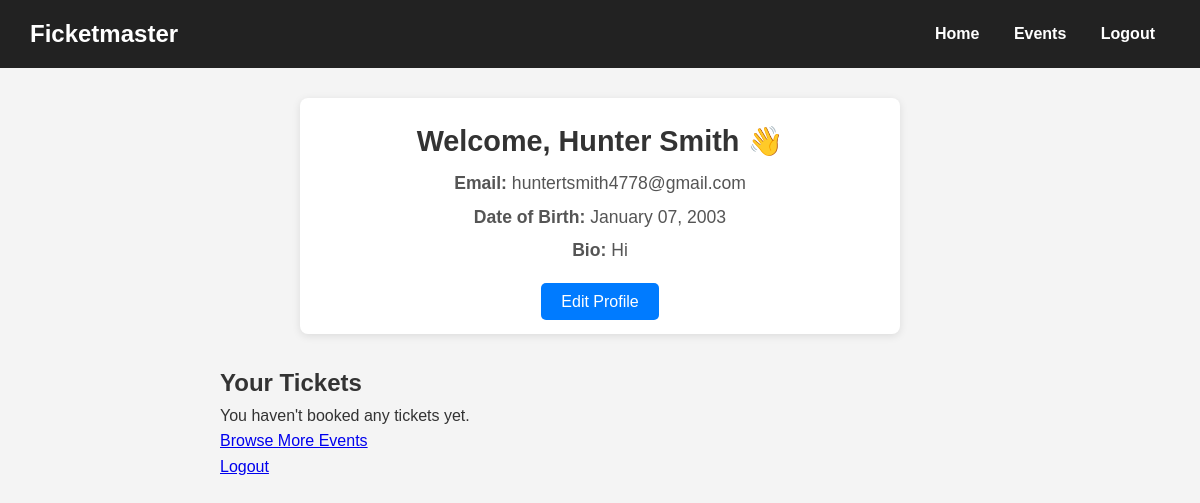
/profile (signed in), run on an earlier commit of the app's database.
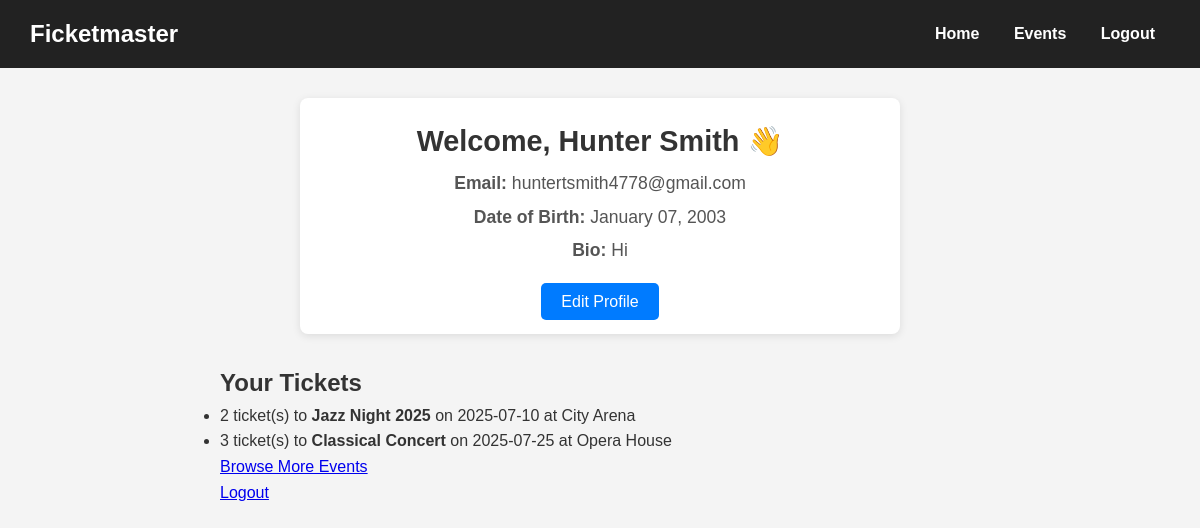
And on a later commit of the database.
### app.py (models this page shows, shortened)
class User(db.Model):
    id = db.Column(db.Integer, primary_key=True)
    name = db.Column(db.String(100), nullable=False)
    email = db.Column(db.String(100), unique=True, nullable=False)
    dob = db.Column(db.Date, nullable=False)
    bio = db.Column(db.String(500), default="")
    password = db.Column(db.String(100), nullable=False)

class Ticket(db.Model):
    id = db.Column(db.Integer, primary_key=True)
    user_id = db.Column(db.Integer, db.ForeignKey('user.id'), nullable=False)
    event_id = db.Column(db.Integer, db.ForeignKey('event.id'), nullable=False)
    quantity = db.Column(db.Integer, nullable=False)
    user = db.relationship('User', backref='tickets')
    event = db.relationship('Event', backref='tickets')

class Event(db.Model):
    id = db.Column(db.Integer, primary_key=True)
    name = db.Column(db.String(120))
    date = db.Column(db.String(20))
    location = db.Column(db.String(120))
    tickets_available = db.Column(db.Integer)
    price = db.Column(db.Float, default=0.0)

### app.py (the view)
@app.route('/profile')
def profile_page():
    if 'user_id' not in session:
        flash("Please log in to view your profile.")
        return redirect(url_for('login'))
    user = User.query.get(session['user_id'])
    tickets = Ticket.query.filter_by(user_id=user.id).all()
    return render_template('profile.html', user=user, tickets=tickets)

### templates/profile.html (shortened to what this page needs)
<!DOCTYPE html>
<html lang="en">
<head>
  <link rel="stylesheet" href="/static/style.css">
</head>
<body>
  <header>
    <div class="logo">
      <h1>Ficketmaster</h1>
    </div>
    <nav>
      <a href="/">Home</a>
      <a href="/events">Events</a>
      <a href="/logout">Logout</a>
    </nav>
  </header>
  <main>
    <div class="profile-card">
      <div class="profile-header">
        <div class="profile-info">
          <h2>Welcome, {{ user.name }} 👋</h2>
          <p><strong>Email:</strong> {{ user.email }}</p>
          <p><strong>Date of Birth:</strong> {{ user.dob.strftime('%B %d, %Y') }}</p>
          <p><strong>Bio:</strong> {{ user.bio if user.bio else "No bio added yet." }}</p>
        </div>
      </div>
      <div class="edit-profile">
        <a href="/edit-profile" class="btn edit-btn">Edit Profile</a>
      </div>
    </div>
    <h2>Your Tickets</h2>
          {% if tickets %}
            <ul>
              {% for ticket in tickets %}
              <li>
                  {{ ticket.quantity }} ticket(s) to <strong>{{ ticket.event.name }}</strong>
                  on {{ ticket.event.date }} at {{ ticket.event.location }}
              </li>
          {% endfor %}
            </ul>
          {% else %}
            <p>You haven't booked any tickets yet.</p>
          {% endif %}
          <p><a href="{{ url_for('events_page') }}">Browse More Events</a></p>
          <p><a href="{{ url_for('logout') }}">Logout</a></p>
  </main>
</body>
</html>

### static/style.css (style rules this page uses)
* { margin: 0; padding: 0; box-sizing: border-box; }
body { font-family: 'Segoe UI', Tahoma, Geneva, Verdana, sans-serif; background-color: #f9f9fb; color: #333; line-height: 1.6; padding-bottom: 40px; }
header { background-color: #4a90e2; color: white; padding: 20px 0; text-align: center; margin-bottom: 30px; }
header h1 { font-size: 2rem; margin-bottom: 10px; }
nav a { color: white; margin: 0 15px; text-decoration: none; font-weight: 500; transition: color 0.3s ease; }
main { max-width: 800px; margin: 0 auto; padding: 0 20px; }
body { font-family: 'Arial', sans-serif; background-color: #f4f4f4; margin: 0; padding: 0; color: #333; }
header { background-color: #222; color: #fff; padding: 15px 30px; display: flex; justify-content: space-between; align-items: center; }
header h1 { font-size: 1.5rem; margin: 0; }
nav a { margin: 0 15px; text-decoration: none; color: #fff; font-weight: bold; }
.profile-card { background-color: #fff; border-radius: 8px; box-shadow: 0 2px 8px rgba(0, 0, 0, 0.1); max-width: 600px; margin: 30px auto; padding: 20px; text-align: center; }
.profile-header { display: flex; align-items: center; justify-content: center; margin-bottom: 20px; }
.profile-info h2 { font-size: 1.8rem; color: #333; }
.profile-info p { font-size: 1.1rem; color: #555; margin: 5px 0; }
.edit-profile { margin-top: 20px; }
.edit-btn { background-color: #007bff; color: #fff; padding: 10px 20px; text-decoration: none; border-radius: 5px; font-size: 1rem; }

What changed in the data, as far as the page shows it:
added Ticket: quantity "2", event.name "Jazz Night 2025", event "2025-07-10", event.location "City Arena"
added Ticket: quantity "3", event.name "Classical Concert", event "2025-07-25", event.location "Opera House"
Also different on the page:
text no longer shown: "You haven't booked any tickets yet."
